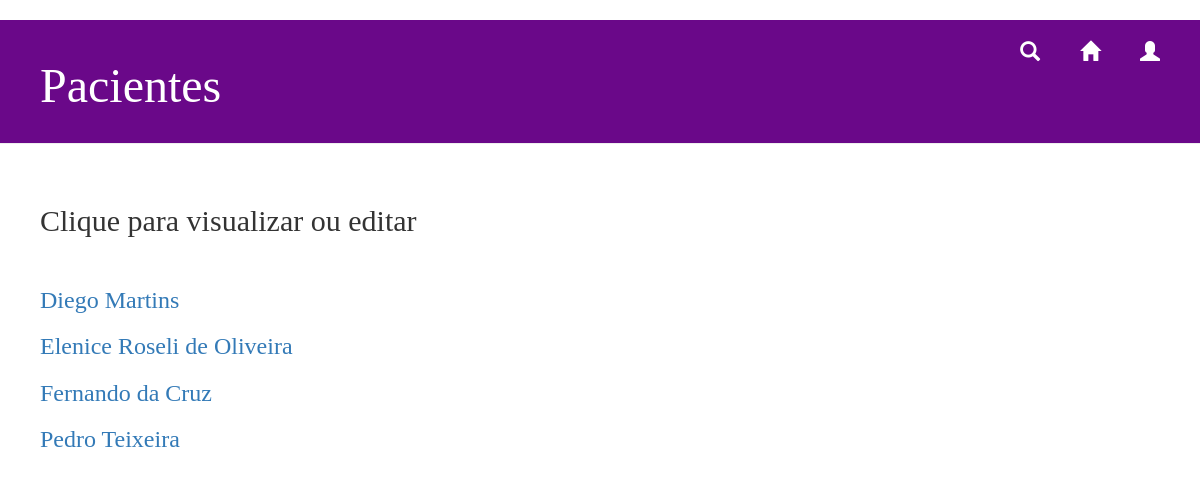
The app's page /paciente/lista_pacientes, older data.
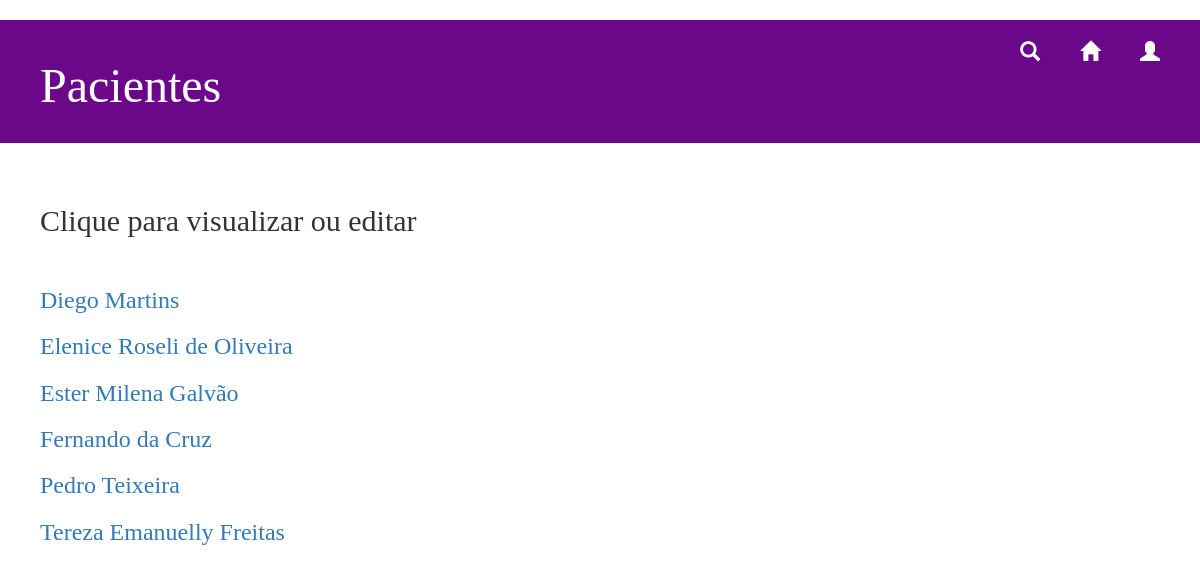
The same page, newer data.
### transplante/models.py (models this page shows, shortened)
class Pessoa (models.Model):
		nome = models.CharField(max_length=200, default = '', verbose_name='Nome')
		telefone = models.CharField(max_length=15, default = '', verbose_name='Telefone')
		cpf = models.CharField(max_length=11, default = '', verbose_name='CPF')
		email = models.CharField(max_length=100, default = '', verbose_name='e-Mail')
		data_nasc = models.CharField(max_length=10, default = '', verbose_name='Data de Nascimento')

class Paciente (Pessoa):
		doador_receptor = models.CharField(max_length=30, default = '', verbose_name='Doador ou Receptor')
		tipo_sanguineo = models.CharField(max_length=3, default = '', verbose_name='Tipo Sanguíneo')
		orgao = models.CharField(max_length=20, default = '', verbose_name='Órgão')
		alergia = models.CharField(max_length=100, default = '', verbose_name='Alergias')
		doenca_preexist = models.CharField(max_length=100, default = '', verbose_name='Doença Pré-existente')

class Pessoa (models.Model):
		nome = models.CharField(max_length=200, default = '', verbose_name='Nome')
		telefone = models.CharField(max_length=15, default = '', verbose_name='Telefone')
		cpf = models.CharField(max_length=11, default = '', verbose_name='CPF')
		email = models.CharField(max_length=100, default = '', verbose_name='e-Mail')
		data_nasc = models.CharField(max_length=10, default = '', verbose_name='Data de Nascimento')

### transplante/views.py (the view)
# urls.py: path('paciente/lista_pacientes', views.lista_pacientes, name='lista_pacientes'),
def lista_pacientes(request):
	pacientes = Paciente.objects.order_by('nome').all()
	return render(request, 'transplante/lista_pacientes.html', {'pacientes': pacientes})

### transplante/templates/transplante/lista_pacientes.html (shortened to what this page needs)
{% load staticfiles %}
<html>
    <head>
       <link rel="stylesheet" href="//maxcdn.bootstrapcdn.com/bootstrap/3.2.0/css/bootstrap.min.css">
      <link rel="stylesheet" href="//maxcdn.bootstrapcdn.com/bootstrap/3.2.0/css/bootstrap-theme.min.css">
       <link rel="stylesheet" href="{% static 'css/home.css' %}">
<div class="page-header">
<div class="user" allign="right">
		{% if user.is_authenticated %}
		<a href="{% url 'logout'%}?next={{request.path}}">Logout({{ user.get_username }})</a>
		 {% else %}
	<a href="{% url 'login'%}?next={{request.path}}" class="top-menu"><span class="glyphicon glyphicon-user"></span></a>
{% endif %}
	</div>
			<a href="{% url 'home' %}" class="top-menu"><span class="glyphicon glyphicon-home"></span></a>
			<a href="{% url 'busca_pacientes' %}" class="top-menu"><span class="glyphicon glyphicon-search"></span></a>
            <h1>Pacientes</h1>
        </div>
</head> <body>
<div class="content container">
    <div class="row">
<h2>Clique para visualizar ou editar</h2><br>
            {% for paciente in pacientes %}
                <div class=“paciente”>
                    <h3><a href="{% url 'pacientes_detail' pk=paciente.pk %}">{{ paciente.nome }}</a></h3>
                </div>
            {% endfor %}
        </div>
    </div>
</body>
</html>

Row changes from the older to the newer data that the page shows:
added Paciente: nome "Ester Milena Galvão"
added Paciente: nome "Tereza Emanuelly Freitas"
